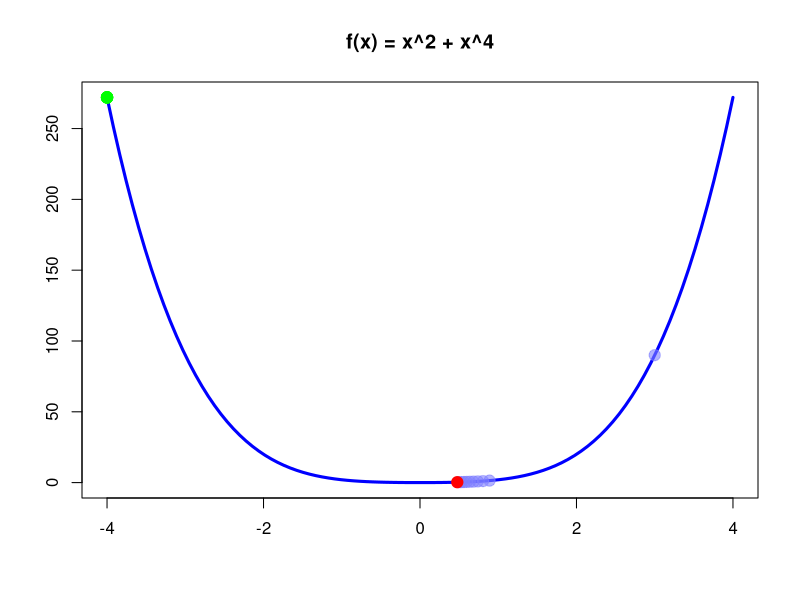

Generate this figure with R:
# --------------------------------------
# Secante 1
#
# Author : Alan Samuel Aguirre Salazar
# --------------------------------------



library(Deriv)

f = function(x){
  x^2 + x^4
}

f1 = Deriv(f, nderiv = 1)
f2 = Deriv(f1,nderiv = 1)

grafica = function(){
  z = seq(-4,4, length=100)
  plot(z,f(z), type="l",col="blue",lwd=3, xlab="", ylab="", main='f(x) = x^2 + x^4')
}

grafica()

secante = function(x1, x2, err){
  a = 0
  for(i in 1:10){
    print(i)
    points(x1, f(x1), pch=19, col=rgb(0,1,0, 0.6), cex=1.5)
    points(x2, f(x2), pch=19, col=rgb(0.5,0.5,1, 0.6), cex=1.5)
    a = x2 - f1(x2)/((f1(x2)-f1(x1))/(x2-x1))
    if(f1(a) > 0){
      x2 = a
    }
    else{
      x1 = a 
    }
    if(abs(f1(a)) < err){
      break
    }
  }
  
  cat('x*=', a, 'f(x*)=', f(a))
  points(a, f(a), pch=19, col=rgb(1,0,0,1), cex=1.5)
}

secante(-4, 3, 1e-8)

